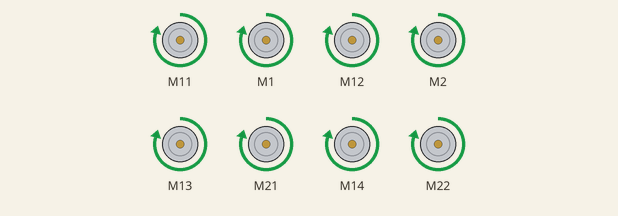
The sketch below on a simulated Arduino Uno, built with avr-gcc and run on an emulated ATmega328P. Shown: 8 × DC motor (green arrow = forward, orange = backward, longer = faster).

Above: at 1.0 s.
At 2.5 s:
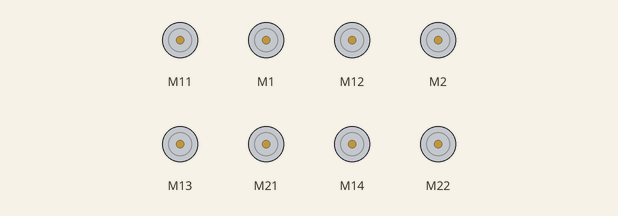
At 4.0 s:
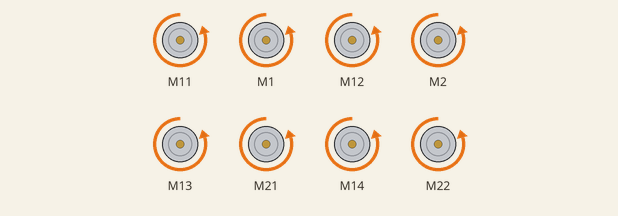
Timing chart, 0 to 7.8 s (numbered marks = the images above):
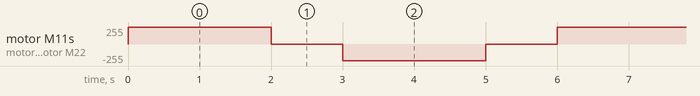

The sketch:

MegaPiProDCMotorTest.ino
```cpp
// (licence header left out)
#include "MeMegaPiPro.h"

MeMegaPiDCMotor motor1(PORT1A);

MeMegaPiDCMotor motor2(PORT1B);

MeMegaPiDCMotor motor3(PORT2A);

MeMegaPiDCMotor motor4(PORT2B);

MeMegaPiDCMotor motor5(PORT3A);

MeMegaPiDCMotor motor6(PORT3B);

MeMegaPiDCMotor motor7(PORT4A);

MeMegaPiDCMotor motor8(PORT4B);

uint8_t motorSpeed = 250;

void setup()
{
    TCCR1A = _BV(WGM10);//timer1 will be set to 490hz in setup function
    TCCR1B = _BV(CS11) | _BV(CS10) | _BV(WGM12);//970hz
}

void loop()
{
  motor1.run(motorSpeed); /* value: between -255 and 255. */
  motor2.run(motorSpeed); /* value: between -255 and 255. */
  motor3.run(motorSpeed);
  motor4.run(motorSpeed);
  motor5.run(motorSpeed); /* value: between -255 and 255. */
  motor6.run(motorSpeed); /* value: between -255 and 255. */
  motor7.run(motorSpeed);
  motor8.run(motorSpeed);
  delay(2000);
  motor1.stop();
  motor2.stop();
  motor3.stop();
  motor4.stop();
  motor5.stop();
  motor6.stop();
  motor7.stop();
  motor8.stop();
  delay(1000);
  motor1.run(-motorSpeed);
  motor2.run(-motorSpeed);
  motor3.run(-motorSpeed);
  motor4.run(-motorSpeed);
  motor5.run(-motorSpeed); /* value: between -255 and 255. */
  motor6.run(-motorSpeed); /* value: between -255 and 255. */
  motor7.run(-motorSpeed);
  motor8.run(-motorSpeed);
  delay(2000);
  motor1.stop();
  motor2.stop();
  motor3.stop();
  motor4.stop();
  motor5.stop();
  motor6.stop();
  motor7.stop();
  motor8.stop();
  delay(1000);
}
```

Measured:
- by itself, motor M11, motor M1, motor M12, motor M2, motor M13, motor M21, motor M14, motor M22: repeats every 6.0 s: stopped 1.0 s, backward 250/255 2.0 s, stopped 1.0 s, forward 250/255 2.0 s
